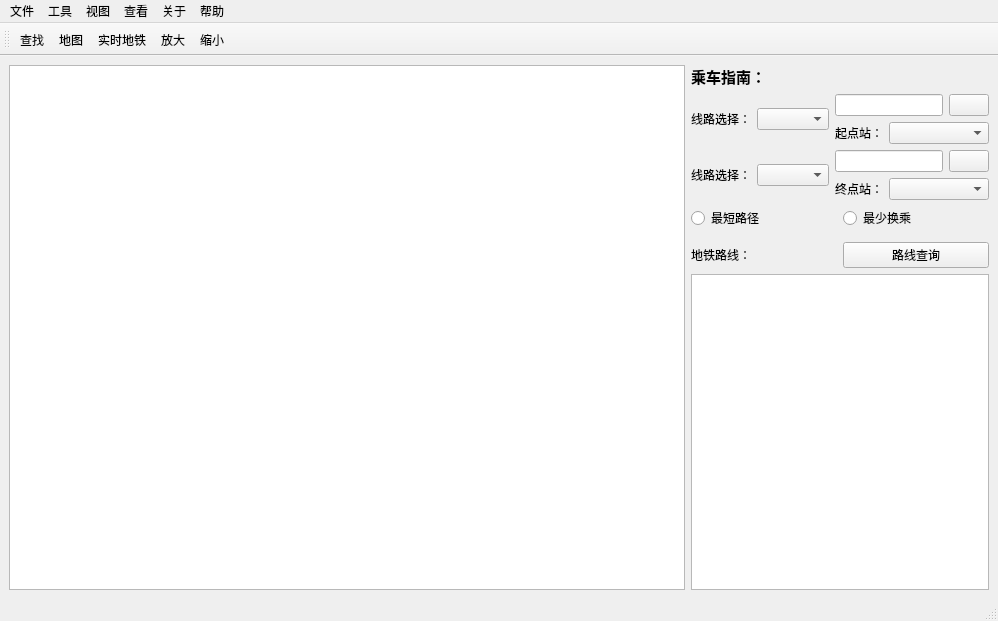
<?xml version="1.0" encoding="UTF-8"?>
<ui version="4.0">
 <class>SubwayWindow</class>
 <widget class="QMainWindow" name="SubwayWindow">
  <property name="geometry">
   <rect>
    <x>0</x>
    <y>0</y>
    <width>998</width>
    <height>621</height>
   </rect>
  </property>
  <property name="windowTitle">
   <string>SubwayWindow</string>
  </property>
  <widget class="QWidget" name="centralwidget">
   <layout class="QGridLayout" name="gridLayout">
    <item row="0" column="0" rowspan="6">
     <widget class="QGraphicsView" name="graphicsView"/>
    </item>
    <item row="5" column="1" colspan="2">
     <widget class="QTextEdit" name="textEdit"/>
    </item>
    <item row="4" column="1">
     <widget class="QLabel" name="label">
      <property name="text">
       <string>地铁路线：</string>
      </property>
     </widget>
    </item>
    <item row="1" column="1" colspan="2">
     <layout class="QVBoxLayout" name="verticalLayout_3">
      <item>
       <layout class="QHBoxLayout" name="horizontalLayout_6">
        <item>
         <layout class="QHBoxLayout" name="horizontalLayout_2">
          <item>
           <widget class="QLabel" name="label_7">
            <property name="sizePolicy">
             <sizepolicy hsizetype="Minimum" vsizetype="Preferred">
              <horstretch>0</horstretch>
              <verstretch>0</verstretch>
             </sizepolicy>
            </property>
            <property name="minimumSize">
             <size>
              <width>0</width>
              <height>0</height>
             </size>
            </property>
            <property name="text">
             <string>线路选择：</string>
            </property>
           </widget>
          </item>
          <item>
           <widget class="QComboBox" name="xianlu1">
            <property name="sizePolicy">
             <sizepolicy hsizetype="Expanding" vsizetype="Fixed">
              <horstretch>0</horstretch>
              <verstretch>0</verstretch>
             </sizepolicy>
            </property>
           </widget>
          </item>
         </layout>
        </item>
        <item>
         <layout class="QVBoxLayout" name="verticalLayout_2">
          <item>
           <layout class="QHBoxLayout" name="horizontalLayout_4">
            <item>
             <widget class="QLineEdit" name="qidianEdit"/>
            </item>
            <item>
             <widget class="QPushButton" name="qiButton">
              <property name="styleSheet">
               <string notr="true">image: url(:/image/Image/sousuo.png);</string>
              </property>
              <property name="text">
               <string/>
              </property>
             </widget>
            </item>
           </layout>
          </item>
          <item>
           <layout class="QHBoxLayout" name="horizontalLayout_5">
            <item>
             <widget class="QLabel" name="label_3">
              <property name="text">
               <string>起点站：</string>
              </property>
             </widget>
            </item>
            <item>
             <widget class="QComboBox" name="qidian">
              <property name="sizePolicy">
               <sizepolicy hsizetype="Expanding" vsizetype="Fixed">
                <horstretch>0</horstretch>
                <verstretch>0</verstretch>
               </sizepolicy>
              </property>
             </widget>
            </item>
           </layout>
          </item>
         </layout>
        </item>
       </layout>
      </item>
      <item>
       <layout class="QHBoxLayout" name="horizontalLayout_8">
        <item>
         <layout class="QHBoxLayout" name="horizontalLayout_7">
          <item>
           <widget class="QLabel" name="label_6">
            <property name="sizePolicy">
             <sizepolicy hsizetype="Minimum" vsizetype="Preferred">
              <horstretch>0</horstretch>
              <verstretch>0</verstretch>
             </sizepolicy>
            </property>
            <property name="minimumSize">
             <size>
              <width>0</width>
              <height>0</height>
             </size>
            </property>
            <property name="text">
             <string>线路选择：</string>
            </property>
           </widget>
          </item>
          <item>
           <widget class="QComboBox" name="xianlu2">
            <property name="sizePolicy">
             <sizepolicy hsizetype="Expanding" vsizetype="Fixed">
              <horstretch>0</horstretch>
              <verstretch>0</verstretch>
             </sizepolicy>
            </property>
           </widget>
          </item>
         </layout>
        </item>
        <item>
         <layout class="QVBoxLayout" name="verticalLayout">
          <item>
           <layout class="QHBoxLayout" name="horizontalLayout_3">
            <item>
             <widget class="QLineEdit" name="zhongdianEidt">
              <property name="text">
               <string/>
              </property>
             </widget>
            </item>
            <item>
             <widget class="QPushButton" name="zhongButton">
              <property name="styleSheet">
               <string notr="true">image: url(:/image/Image/sousuo.png);</string>
              </property>
              <property name="text">
               <string/>
              </property>
             </widget>
            </item>
           </layout>
          </item>
          <item>
           <layout class="QHBoxLayout" name="horizontalLayout">
            <item>
             <widget class="QLabel" name="label_4">
              <property name="text">
               <string>终点站：</string>
              </property>
             </widget>
            </item>
            <item>
             <widget class="QComboBox" name="zhongdian">
              <property name="sizePolicy">
               <sizepolicy hsizetype="Expanding" vsizetype="Fixed">
                <horstretch>0</horstretch>
                <verstretch>0</verstretch>
               </sizepolicy>
              </property>
             </widget>
            </item>
           </layout>
          </item>
         </layout>
        </item>
       </layout>
      </item>
     </layout>
    </item>
    <item row="2" column="1">
     <widget class="QRadioButton" name="radioButton">
      <property name="text">
       <string>最短路径</string>
      </property>
     </widget>
    </item>
    <item row="4" column="2">
     <widget class="QPushButton" name="pushButton">
      <property name="text">
       <string>路线查询</string>
      </property>
     </widget>
    </item>
    <item row="0" column="1">
     <widget class="QLabel" name="label_2">
      <property name="font">
       <font>
        <pointsize>11</pointsize>
        <bold>true</bold>
       </font>
      </property>
      <property name="text">
       <string>乘车指南：</string>
      </property>
     </widget>
    </item>
    <item row="2" column="2">
     <widget class="QRadioButton" name="radioButton_2">
      <property name="text">
       <string>最少换乘</string>
      </property>
     </widget>
    </item>
   </layout>
  </widget>
  <widget class="QMenuBar" name="menubar">
   <property name="geometry">
    <rect>
     <x>0</x>
     <y>0</y>
     <width>998</width>
     <height>25</height>
    </rect>
   </property>
   <widget class="QMenu" name="menu">
    <property name="title">
     <string>文件</string>
    </property>
   </widget>
   <widget class="QMenu" name="menu_2">
    <property name="title">
     <string>工具</string>
    </property>
    <addaction name="action"/>
   </widget>
   <widget class="QMenu" name="menu_3">
    <property name="title">
     <string>视图</string>
    </property>
    <addaction name="action_2"/>
    <addaction name="action_4"/>
    <addaction name="action_5"/>
   </widget>
   <widget class="QMenu" name="menu_4">
    <property name="title">
     <string>查看</string>
    </property>
    <addaction name="action_3"/>
   </widget>
   <widget class="QMenu" name="menu_5">
    <property name="title">
     <string>关于</string>
    </property>
   </widget>
   <widget class="QMenu" name="menu_6">
    <property name="title">
     <string>帮助</string>
    </property>
   </widget>
   <addaction name="menu"/>
   <addaction name="menu_2"/>
   <addaction name="menu_3"/>
   <addaction name="menu_4"/>
   <addaction name="menu_5"/>
   <addaction name="menu_6"/>
  </widget>
  <widget class="QStatusBar" name="statusbar"/>
  <widget class="QToolBar" name="toolBar">
   <property name="windowTitle">
    <string>toolBar</string>
   </property>
   <attribute name="toolBarArea">
    <enum>TopToolBarArea</enum>
   </attribute>
   <attribute name="toolBarBreak">
    <bool>false</bool>
   </attribute>
   <addaction name="action"/>
   <addaction name="action_2"/>
   <addaction name="action_3"/>
   <addaction name="action_4"/>
   <addaction name="action_5"/>
  </widget>
  <action name="action">
   <property name="icon">
    <iconset>
     <normaloff>:/image/Image/sousuo.png</normaloff>:/image/Image/sousuo.png</iconset>
   </property>
   <property name="text">
    <string>查找</string>
   </property>
  </action>
  <action name="action_2">
   <property name="icon">
    <iconset>
     <normaloff>:/image/Image/ditu.png</normaloff>:/image/Image/ditu.png</iconset>
   </property>
   <property name="text">
    <string>地图</string>
   </property>
  </action>
  <action name="action_3">
   <property name="icon">
    <iconset>
     <normaloff>:/image/Image/tielu.png</normaloff>:/image/Image/tielu.png</iconset>
   </property>
   <property name="text">
    <string>实时地铁</string>
   </property>
  </action>
  <action name="action_4">
   <property name="text">
    <string>放大</string>
   </property>
  </action>
  <action name="action_5">
   <property name="text">
    <string>缩小</string>
   </property>
  </action>
 </widget>
 <resources/>
 <connections/>
</ui>
